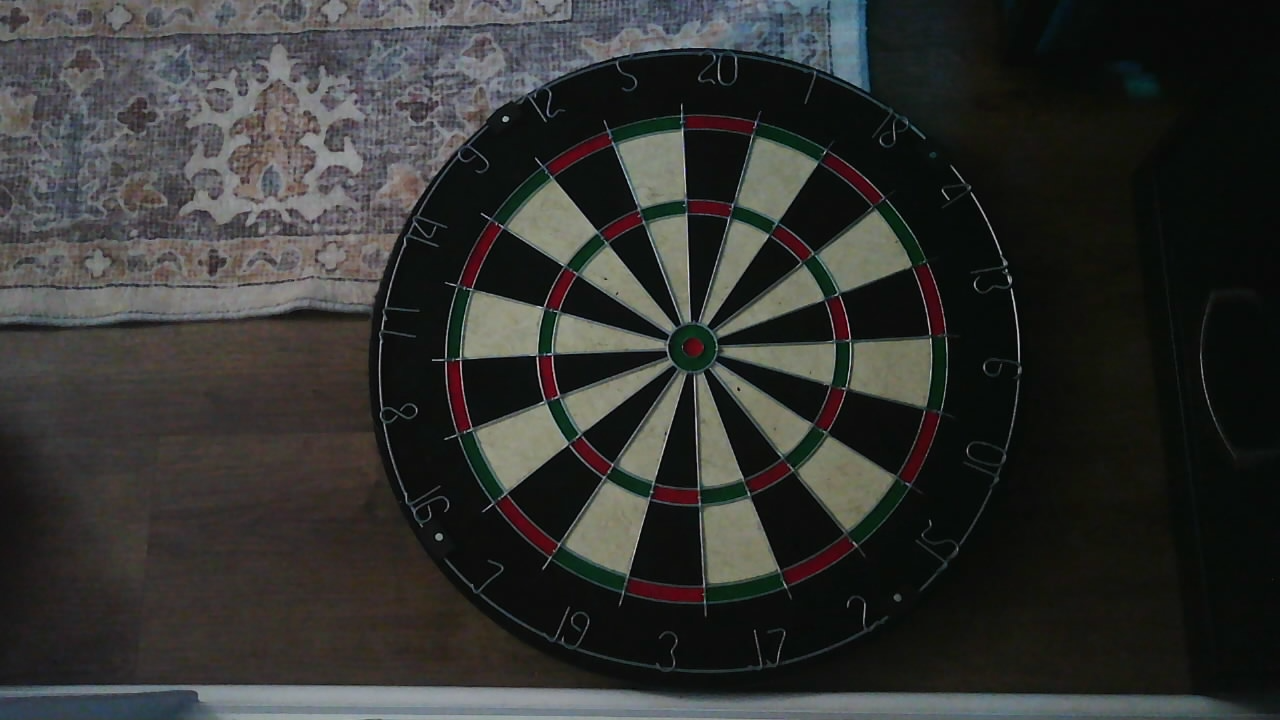
#> input picture board_exemplars/exemplar_1782695052603.png, 1280 x 720 px; its folder holds only this picture in this run
$ python -i board_detector.py   (imports and definitions only)
#> lines starting #> are read from the running program, lines starting #| are printed output that depends on the picture
"""Dartboard detection and calibration.

Detects the circular (or elliptical, for angled cameras) dartboard in a
camera frame, fits an ellipse to its boundary, and computes the mapping
from pixel coordinates to board segments (wedge number, ring).

Three calibration modes are supported:

1.  **Auto-detect** — Hough circles / contour ellipse fitting with
    dartboard-colour validation so spurious circles are rejected.
2.  **Manual click** — the user clicks points around the *outer edge of
    the double ring* (the scoring-zone boundary) in the demo UI; an
    ellipse is fitted to those points.
3.  **Load from file** — a previously saved calibration JSON is loaded.

After initial calibration the demo offers an **adjustment mode** where
the user can tweak rotation, drag the centre / bullseye, and resize the
ellipse axes.

Both the demo and the game import from here.

Typical usage
-------------
    detector = BoardDetector()
    cal = detector.detect(frame)
    if cal is not None:
        segment = cal.pixel_to_segment(x, y)
"""

from __future__ import annotations

import json
import math
import time
from collections.abc import Sequence
from dataclasses import dataclass, field
from pathlib import Path

import cv2
import numpy as np

# ── Standard dartboard layout (clockwise from top) ─────────────────────
# The 20 wedge numbers in clockwise order starting at the top (12-o'clock).
WEDGE_ORDER: list[int] = [20, 1, 18, 4, 13, 6, 10, 15, 2, 17,
                           3, 19, 7, 16, 8, 11, 14, 9, 12, 5]

# Ring boundaries as fractions of the overall board radius.
# The calibration ellipse represents the outer edge of the double ring,
# so 1.0 = the double-ring outer boundary (scoring zone edge).
RING_FRACTIONS: dict[str, tuple[float, float]] = {
    "double_bull": (0.000, 0.034),
    "single_bull": (0.034, 0.085),
    "inner_single": (0.085, 0.528),
    "triple":       (0.528, 0.604),
    "outer_single": (0.604, 0.906),
    "double":       (0.906, 1.000),
    "outside":      (1.000, 999.0),
}


@dataclass(frozen=True)
class BoardSegment:
    """Where on the board a point landed."""

    wedge: int          # 1-20, or 0 for bull zones
    ring: str           # key from RING_FRACTIONS
    score: int          # point value (single/double/triple applied)
    multiplier: int     # 1, 2, or 3

    # [8 lines left out: function label, not called in this run]


# ── Overlay colour palette ──────────────────────────────────────────────
# BGR colours used by the bold overlay.
_CLR_DOUBLE  = (0, 200, 255)     # orange-yellow for double ring
_CLR_TRIPLE  = (0, 200, 255)     # same for triple ring
_CLR_BULL    = (0, 140, 255)     # warm orange for bull rings
_CLR_RING    = (180, 180, 180)   # light grey for inner/outer single
_CLR_WEDGE   = (120, 120, 120)   # grey for wedge divider lines
_CLR_LABEL_FG = (255, 255, 255)  # white text
_CLR_LABEL_BG = (0, 0, 0)       # black text shadow / background


# [24 lines left out: function _ellipse_point, not called in this run]


# [254 lines that did not run here, left out]


# ── Manual calibration helper ───────────────────────────────────────────

# [167 lines that did not run here, left out]


# ── Post-calibration adjustment mode ────────────────────────────────────

# [98 lines that did not run here, left out]


# ── Synthetic dartboard template for feature matching ──────────────────

def _render_dartboard_template(size: int = 800) -> np.ndarray:
    """Render a synthetic dartboard image (BGR) for feature matching.

    The board is drawn centred in a square image with the standard
    colour layout: alternating black/white segments with red/green
    double and triple rings.  Wedge 20 is at the top (12-o'clock).
    """
    img = np.zeros((size, size, 3), dtype=np.uint8)
    cx = cy = size // 2
    radius = size // 2 - 10

    # Fractional radii for each ring boundary (outer edge = 1.0).
    ring_bounds = [
        (0.000, 0.034),  # double bull
        (0.034, 0.085),  # single bull
        (0.085, 0.500),  # inner single
        (0.500, 0.546),  # triple
        (0.546, 0.906),  # outer single
        (0.906, 1.000),  # double
    ]

    # Standard dartboard colours per wedge (alternating).
    # Even-index wedges (0=20, 2=18, 4=13, ...) use one set,
    # odd-index wedges use the other.
    # Colours: BGR
    black = (30, 30, 30)
    white = (220, 220, 210)
    red = (40, 40, 200)
    green = (50, 140, 50)

    wedge_width = 2 * math.pi / 20
    half_wedge = wedge_width / 2

    for wi in range(20):
        # Wedge centre angle (clockwise from top, 20 at index 0).
        centre_ang = wi * wedge_width
        start_deg = math.degrees(centre_ang - half_wedge) - 90
        end_deg = math.degrees(centre_ang + half_wedge) - 90
        span = end_deg - start_deg

        for ri, (r_lo, r_hi) in enumerate(ring_bounds):
            inner_r = int(radius * r_lo)
            outer_r = int(radius * r_hi)

            if ri == 0:
                # Double bull — always red.
                colour = red
            elif ri == 1:
                # Single bull — always green.
                colour = green
            elif ri in (2, 4):
                # Single segments: alternate black/white.
                colour = black if wi % 2 == 0 else white
            elif ri == 3:
                # Triple ring: alternate red/green.
                colour = red if wi % 2 == 0 else green
            elif ri == 5:
                # Double ring: alternate red/green.
                colour = red if wi % 2 == 0 else green

            # Draw the filled arc as an ellipse sector.
            cv2.ellipse(img, (cx, cy), (outer_r, outer_r), 0,
                        start_deg, start_deg + span, colour, -1, cv2.LINE_AA)
            # Punch out the inner part with black if inner_r > 0
            # (will be overdrawn by the next inner ring).

    # Overdraw inner rings from inside out to clean up.
    # The loop above draws outer-to-inner per wedge, but rings overlap.
    # Redraw bull zones cleanly.
    bull_outer = int(radius * 0.085)
    bull_inner = int(radius * 0.034)
    cv2.circle(img, (cx, cy), bull_outer, green, -1, cv2.LINE_AA)
    cv2.circle(img, (cx, cy), bull_inner, red, -1, cv2.LINE_AA)

    # Thin wire lines between wedges for feature richness.
    wire_color = (160, 160, 160)
    for wi in range(20):
        ang = wi * wedge_width - half_wedge
        dx = math.sin(ang)
        dy = -math.cos(ang)
        inner_r = int(radius * 0.085)
        outer_r = radius
        p1 = (int(cx + dx * inner_r), int(cy + dy * inner_r))
        p2 = (int(cx + dx * outer_r), int(cy + dy * outer_r))
        cv2.line(img, p1, p2, wire_color, 1, cv2.LINE_AA)

    # Ring wires.
    for frac in (0.085, 0.500, 0.546, 0.906, 1.0):
        r = int(radius * frac)
        cv2.circle(img, (cx, cy), r, wire_color, 1, cv2.LINE_AA)

    # Number labels for extra features.
    font = cv2.FONT_HERSHEY_SIMPLEX
    label_r = radius * 1.0
    for wi, num in enumerate(WEDGE_ORDER):
        ang = wi * wedge_width
        lx = int(cx + math.sin(ang) * label_r * 0.78)
        ly = int(cy - math.cos(ang) * label_r * 0.78)
        txt = str(num)
        (tw, th), _ = cv2.getTextSize(txt, font, 0.6, 2)
        cv2.putText(img, txt, (lx - tw // 2, ly + th // 2),
                    font, 0.6, white, 2, cv2.LINE_AA)

    return img


# [86 lines that did not run here, left out]


# [88 lines that did not run here, left out]


# [8 lines that did not run here, left out]


# [129 lines that did not run here, left out]


# [309 lines that did not run here, left out]

>>> import cv2
>>> picture = cv2.imread('../../../board_exemplars/exemplar_1782695052603.png', cv2.IMREAD_GRAYSCALE)
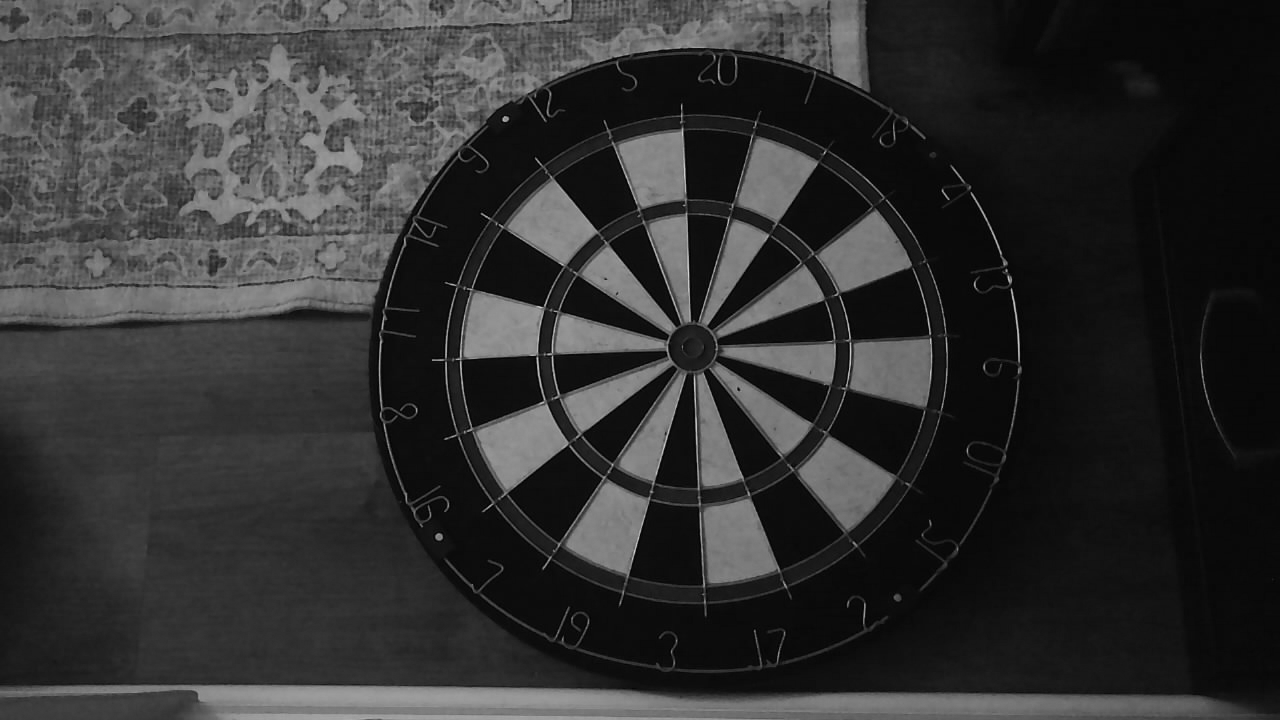
#> picture: shape (720, 1280); min 0, max 212, mean 49.6
#> (the run stopped early here; a loop or call above may not have finished)
